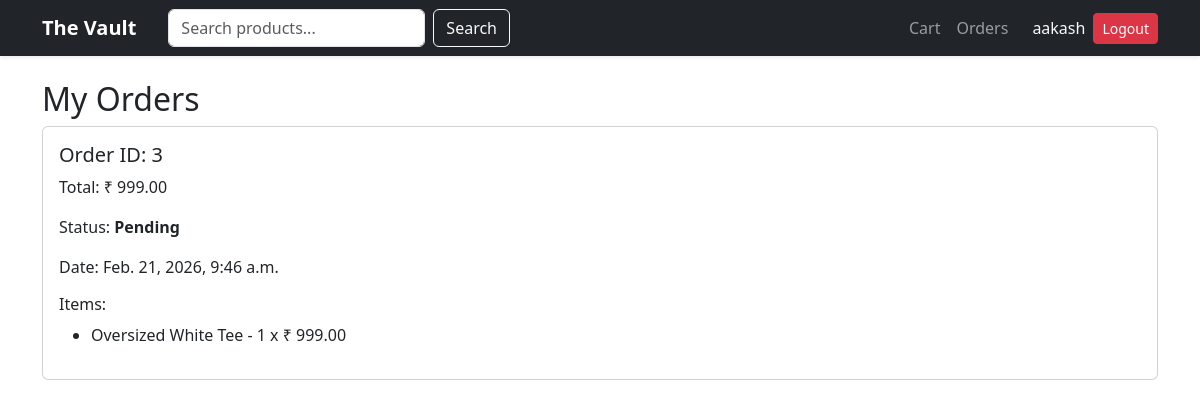
Page /orders/history/ (signed in) on the committed database.
### store/models.py (models this page shows, shortened)
class Order(models.Model):
    STATUS_CHOICES = [
        ('Pending', 'Pending'),
        ('Shipped', 'Shipped'),
        ('Delivered', 'Delivered'),
    ]
    user = models.ForeignKey(User, on_delete=models.CASCADE, related_name='orders')
    total_price = models.DecimalField(max_digits=10, decimal_places=2)
    status = models.CharField(max_length=20, choices=STATUS_CHOICES, default='Pending')
    created_at = models.DateTimeField(auto_now_add=True)

class OrderItem(models.Model):
    order = models.ForeignKey(Order, on_delete=models.CASCADE, related_name='items')
    product = models.ForeignKey(Product, on_delete=models.CASCADE)
    quantity = models.IntegerField()
    price = models.DecimalField(max_digits=10, decimal_places=2)

class Product(models.Model):
    name = models.CharField(max_length=200)
    description = models.TextField()
    price = models.DecimalField(max_digits=10, decimal_places=2)
    stock = models.IntegerField()
    image = models.ImageField(upload_to='products/')
    is_available = models.BooleanField(default=True)
    category = models.ForeignKey(Category, on_delete=models.CASCADE, related_name='products')

### orders/views.py (the view)
# urls.py: path('history/', views.order_history, name='order_history'),
@login_required
def order_history(request):
    orders = request.user.orders.all().order_by('-created_at')
    return render(request, 'orders/history.html', {'orders': orders})

### templates/orders/history.html
{% extends 'base.html' %}
{% block content %}
<h2>My Orders</h2>
{% if orders %}
    {% for order in orders %}
        <div class="card mb-3 p-3">
            <h5>Order ID: {{ order.id }}</h5>
            <p>Total: ₹ {{ order.total_price }}</p>
            <p>Status: <strong>{{ order.status }}</strong></p>
            <p>Date: {{ order.created_at }}</p>
            <h6>Items:</h6>
            <ul>
                {% for item in order.items.all %}
                    <li>
                        {{ item.product.name }} -
                        {{ item.quantity }} x ₹ {{ item.price }}
                    </li>
                {% endfor %}
            </ul>
        </div>
    {% endfor %}
{% else %}
    <p>No orders yet.</p>
{% endif %}
{% endblock %}

### templates/base.html (shortened to what this page needs)
<!DOCTYPE html>
<html lang="en">
<head>
    <link href="https://cdn.jsdelivr.net/npm/bootstrap@5.3.0/dist/css/bootstrap.min.css" rel="stylesheet">
</head>
<body>
<nav class="navbar navbar-expand-lg navbar-dark bg-dark shadow-sm">
    <div class="container">
        <a class="navbar-brand fw-bold" href="{% url 'product_list' %}">
            The Vault
        </a>
        <div class="collapse navbar-collapse" id="navbarContent">
            <form class="d-flex ms-3" method="GET" action="{% url 'product_list' %}">
                <input class="form-control me-2" type="search" name="search" placeholder="Search products...">
                <button class="btn btn-outline-light" type="submit">Search</button>
            </form>
            <ul class="navbar-nav ms-auto align-items-center">
                {% if user.is_authenticated %}
                    {% if user.is_staff %}
                        <li class="nav-item">
                            <a class="nav-link" href="{% url 'admin_dashboard' %}">
                                Admin Dashboard
                            </a>
                        </li>
                    {% else %}
                        <li class="nav-item">
                            <a class="nav-link" href="{% url 'cart_view' %}">
                                Cart
                            </a>
                        </li>
                        <li class="nav-item">
                            <a class="nav-link" href="{% url 'order_history' %}">
                                Orders
                            </a>
                        </li>
                    {% endif %}
                    <li class="nav-item ms-3">
                        <span class="navbar-text text-light">
                            {{ user.username }}
                        </span>
                    </li>
                    <li class="nav-item ms-2">
                        <form method="POST" action="{% url 'logout' %}" class="d-inline">
    <button type="submit" class="btn btn-danger btn-sm">
        Logout
    </button>
</form>
                    </li>
                {% endif %}
            </ul>
        </div>
    </div>
</nav>
<div class="container mt-4">
    {% block content %}{% endblock %}
</div>
</body>
</html>

### rows in the picture
Order: id "3", total_price "999.00", status "Pending", created_at "Feb. 21, 2026, 9:46 a.m."
OrderItem: product.name "Oversized White Tee", quantity "1", price "999.00"

### other values in the picture
{{ user.username }} "aakash"
